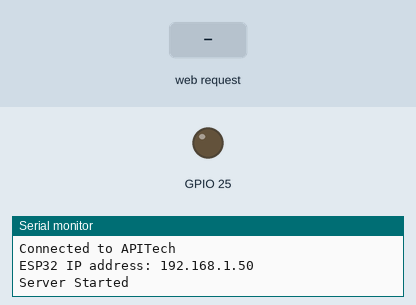
A sketch run on a simulated ESP32. Shown: output pins drawn as LEDs (lit = HIGH), the last lines printed to the serial monitor. The inputs (shaded band) are chosen by the test bench. WiFi joins after 1.5 s; servers stay silent unless stated.

Above: at 3.2 s.
3.3 s: HTTP request GET /gpio/on received
At 3.9 s:
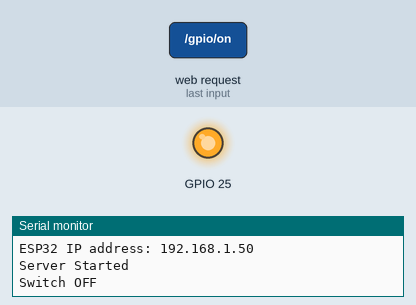
4.8 s: HTTP request GET /gpio/off received
At 6.2 s:
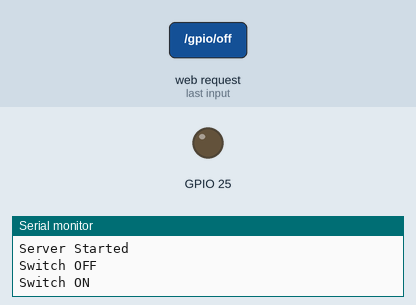
Timing chart, 0 to 7.8 s (numbered marks = the images above; inputs shaded):
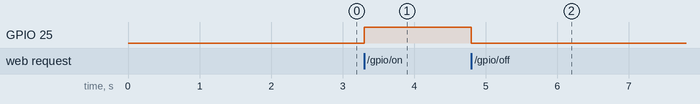

The sketch:

relaymodule_webserver.ino
```cpp
#include <WiFi.h>
#include <WebServer.h>

// green vcc, blue gnd, black signal

const char* ssid = "APITech";
const char* password = "@ApiTech";

IPAddress local_IP(192,168,0,215);
IPAddress gateway(192,168,0,1);
IPAddress subnet(255,255,255,0);
IPAddress primaryDNS(8,8,8,8);
IPAddress secondaryDNS(8,8,4,4);

WebServer server(80);

const char* htmlPage =
"<!DOCTYPE html>"
"<html lang='en'>"
"<head>"
"    <meta charset=\"UTF-8\">"
"    <meta name='viewport' content=\"width=device-width, initial-scale=1.0\">"
"    <title>Relay Module on Webserver</title>"
"    <style>"
"        body{background-color: #ffd232; font-family: serif;}"
"        h1{color: black;}"
"        .container{ font-size: 16px; text-align: center; margin-top: 50px;}"
"        .button{background-color: grey;color: blue;font-size: 16px; padding: 10px 20px; }"
"    </style>"
"</head>"
"<body>"
"    <div  class='container'>"
"        <h1>Online Socket</h1>"
"       <p>This is a soket powered using a relay module on the esp32 and controlled on a webpage</p>"
"    <button class='button' onclick=\"window.location.href='/gpio/off'\"> ON </button>"
"    <button class='button' onclick=\"window.location.href='/gpio/on'\"> OFF </button>"
"    </div>"
"</body>"
"</html>"
;

void setup(){

  Serial.begin(115200);
  pinMode(25, OUTPUT);

if(!WiFi.config(local_IP, gateway, subnet, primaryDNS, secondaryDNS)){
  Serial.println("STA failed to configure");
}


  //Initalize wifi
  WiFi.begin(ssid, password);

  while (WiFi.status() != WL_CONNECTED) {
    delay(1000);
    Serial.println("Connecting to APITech...");
  }

   Serial.println("Connected to APITech");
  Serial.print("ESP32 IP address: ");
  Serial.println(WiFi.localIP());  //Debugging line to check IP

  server.on("/", []() {
    server.send(200, "text/html", htmlPage);
  });

  server.on("/gpio/off", []() {

    digitalWrite(25, LOW);
    server.send(200, "text/html", htmlPage);
    Serial.println("Switch ON");
  });

  server.on("/gpio/on", []() {

    digitalWrite(25, HIGH);
    server.send(200, "text/html", htmlPage);
    Serial.println("Switch OFF");
  });

  server.begin();
  Serial.println("Server Started");
}

void loop(){
  server.handleClient();
}
```

Measured:
- after the input at 3.3 s, GPIO 25: LOW → HIGH at once
- after the input at 4.8 s, GPIO 25: HIGH → LOW at once
